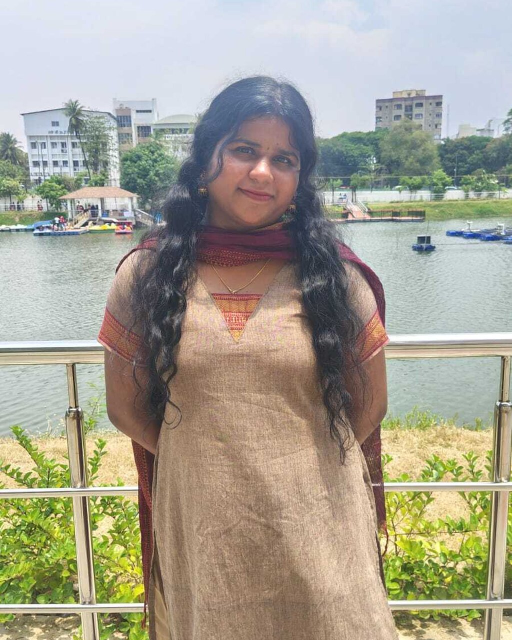
#> input picture Qno.1.jpg, 1024 x 1280 px (shown at 1/2 size)
$ jupyter execute --allow-errors 'EXP3 (1).ipynb'
#> lines starting #> are read from the running program, lines starting #| are printed output that depends on the picture
## Ex. No: 03  Record-Histogram processing

## Name: Abinaya A

## Reg. No: 212224230004

[cell 1]
import cv2

[cell 2]
import cv2
import numpy as np
import matplotlib.pyplot as plt

## Histogram Equalization for Grayscale Images

[cell 3]
img = cv2.imread('Qno.1.jpg', cv2.IMREAD_GRAYSCALE)
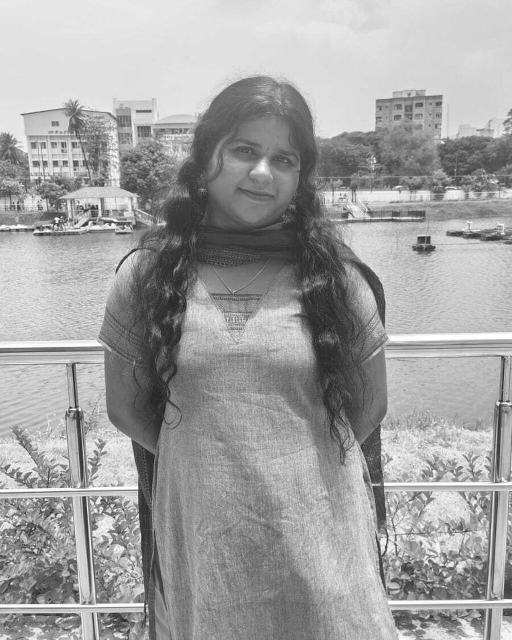
#> img: shape (1280, 1024) (shown at 1/2 size); min 13, max 255, mean 161.5

[cell 4]
plt.imshow(img, cmap='gray')
plt.title('Original Image')
plt.show()

[cell 5]
plt.hist(img.ravel(),256,range = [0, 256]);
plt.title('Original Image')
plt.show()
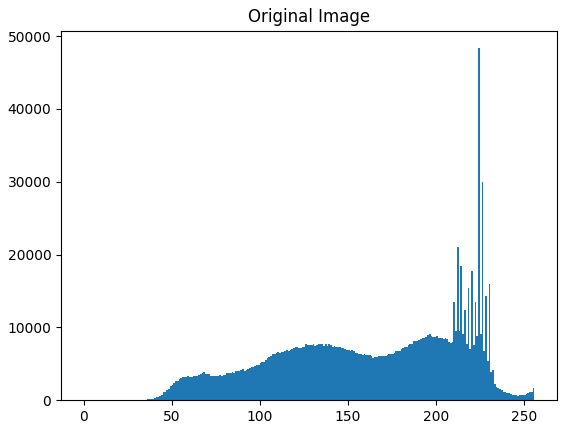
#> figure drawn by matplotlib, 1 panel; tallest bar 48344 high, from x = 224 to 225

[cell 6]
img_eq = cv2.equalizeHist(img)
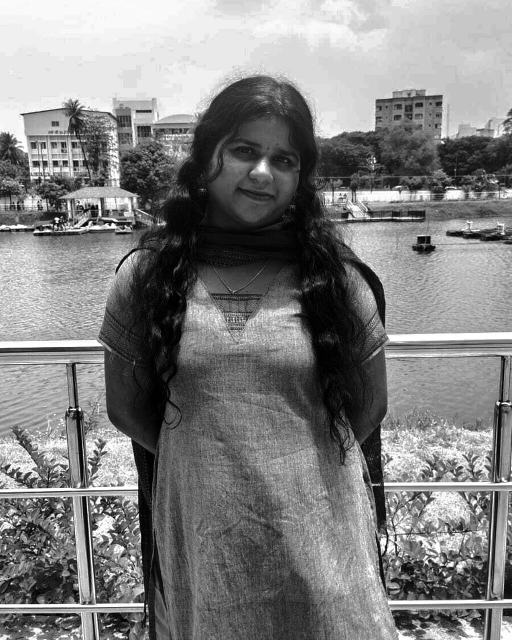
#> img_eq: shape (1280, 1024) (shown at 1/2 size); min 0, max 255, mean 128.4

[cell 7]
plt.hist(img_eq.ravel(), 256, range = [0, 256])
plt.title('Equalized Histogram')
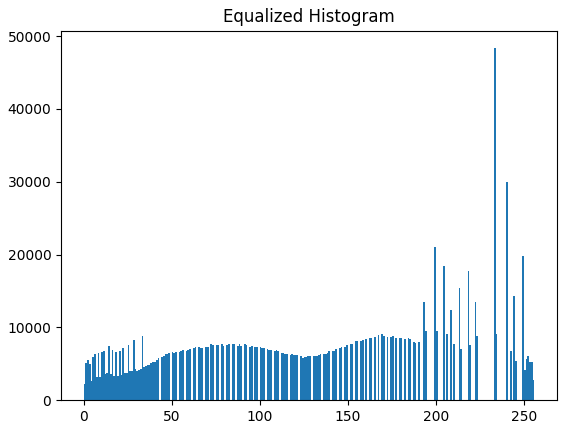
#> figure drawn by matplotlib, 1 panel; tallest bar 48344 high, from x = 233 to 234

[cell 8]
plt.imshow(img_eq, cmap='gray')
plt.title('Original Image')
plt.show()

## Histogram Equalization for Color Images

[cell 9]
img = cv2.imread('Qno.1.jpg', cv2.IMREAD_COLOR)
#> img is the input picture: shape (1280, 1024, 3); mean B, G, R 146.2, 162, 166.4

[cell 10]
img_hsv = cv2.cvtColor(img, cv2.COLOR_BGR2HSV)
#> img_hsv: shape (1280, 1024, 3); mean H, S, V 60.7, 59.9, 176.7

[cell 11]
img_hsv[:,:,2] = cv2.equalizeHist(img_hsv[:, :, 2])
#> img_hsv: shape (1280, 1024, 3); mean H, S, V 60.7, 59.9, 128.4

[cell 12]
img_eq = cv2.cvtColor(img_hsv, cv2.COLOR_HSV2BGR)
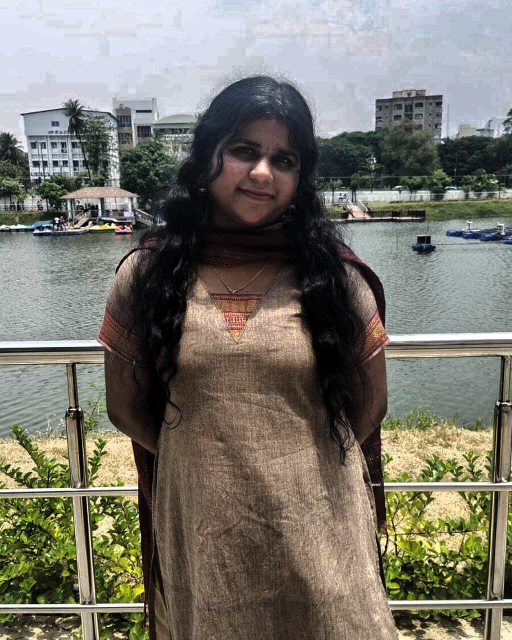
#> img_eq: shape (1280, 1024, 3) (shown at 1/2 size); mean B, G, R 108.4, 118.5, 121.1

#> (a cell that did not finish here is left out)

[cell 14]
plt.hist(img_eq.ravel(),256,range = [0, 256]); plt.title('Histogram Equalized');plt.show()
#> after `plt.hist(img_eq.ravel(), 256, range=[0, 256])`:
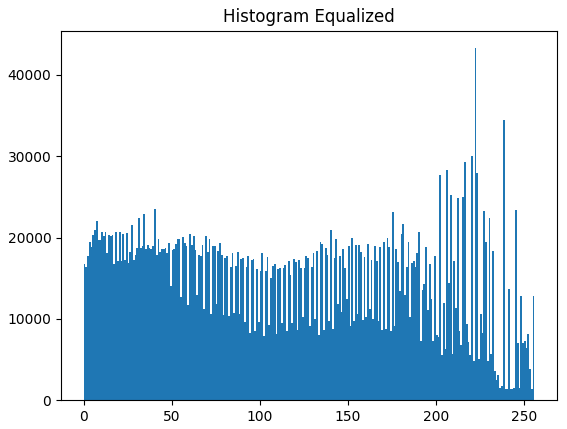
#> figure drawn by matplotlib, 1 panel; tallest bar 43289 high, from x = 222 to 223

[cell 15]
plt.figure(figsize = (20,10))
plt.subplot(221); plt.imshow(img[:, :, ::-1]); plt.title('Original Color Image')
plt.subplot(222); plt.imshow(img_eq[:, :, ::-1]); plt.title('Equalized Image')
plt.show()
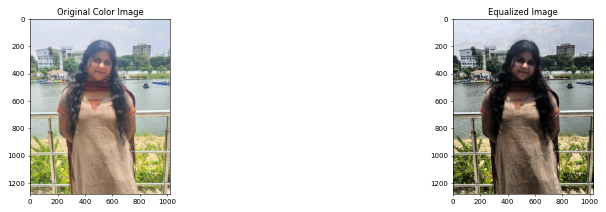
#> figure drawn by matplotlib, 2 panels

[cell 16]
plt.figure(figsize = [15,4])
plt.subplot(121); plt.hist(img.ravel(),256,range = [0, 256]); plt.title('Original Image')
plt.subplot(122); plt.hist(img_eq.ravel(),256,range = [0, 256]); plt.title('Histogram Equalized')
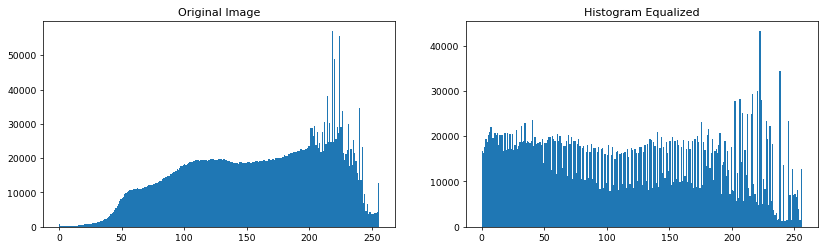
#> figure drawn by matplotlib, 2 panels; panel 1: tallest bar 57045 high, from x = 218 to 219; panel 2: tallest bar 43289 high, from x = 222 to 223
